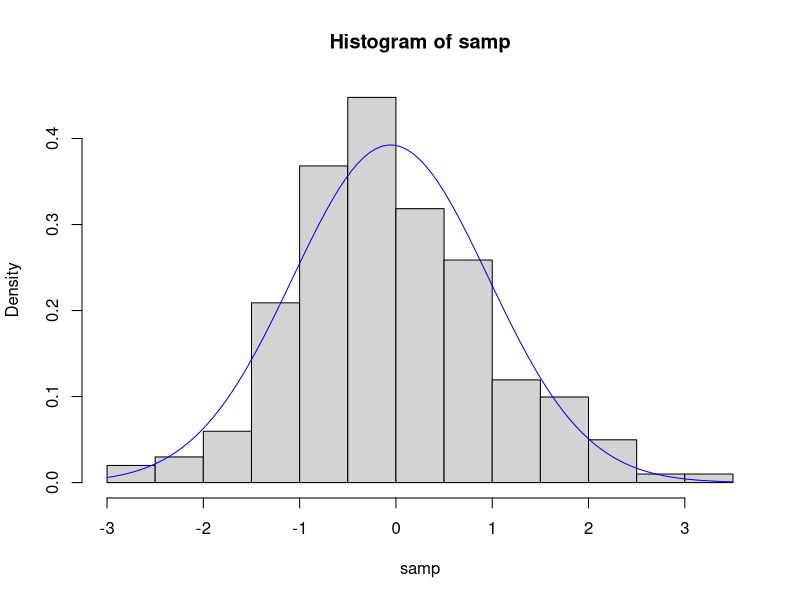
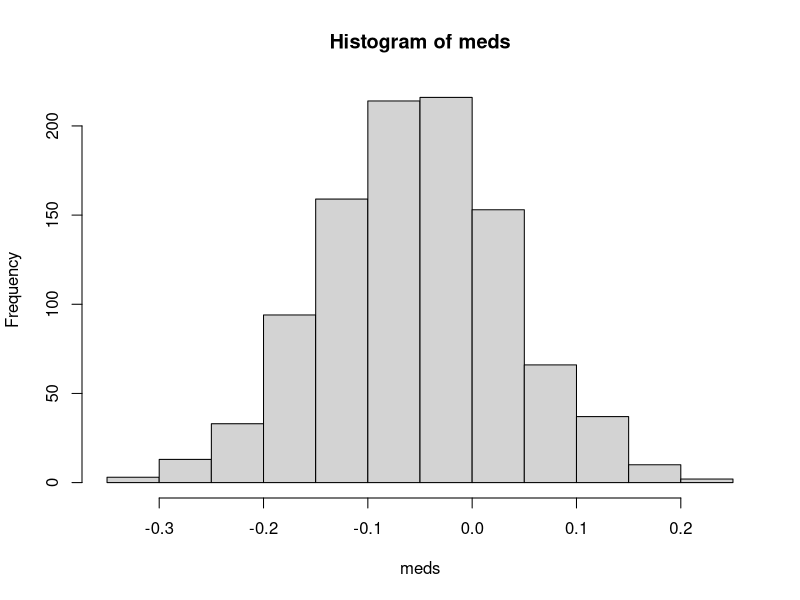

The R script that drew these images, in order:
## ---- chunk 1
library(tidyverse)
library(stats4)
## ---- chunk 2
set.seed(1234)
n <- 201
samp <- rnorm(n)

mle_mean <- mean(samp)
mle_sd <- sqrt(((n - 1) / n) * var(samp))

hist(samp, freq = F)
curve(dnorm(x, mle_mean, mle_sd), add = T, col = 'blue')
## ---- chunk 3
m <- 1000
meds = NULL

meds = rbeta(m, 101, 101) %>% qnorm(mean = mle_mean, sd = mle_sd)

hist(meds)
## ---- chunk 4
ci = quantile(meds, c(.025, .975))

ci
## ---- chunk 5
gen_ci_med <- function(m = 5000, n = 201, param_int = 0) {
  samp = rnorm(n)
  med = ceiling(n / 2)
  
  mle_mean = mean(samp)
  mle_sd = sqrt(((n - 1) / n) * var(samp))
  
  meds = rbeta(m, med, med) %>% qnorm(mean = mle_mean, sd = mle_sd)
  
  ci = quantile(meds, c(.025, .975))

  (ci[1] < param_int & ci[2] > param_int)
}
## ---- chunk 6
set.seed(1234)
ci_contain <- NA
for(i in 1:10000) {
  ci_contain[i] = gen_ci_med()
}
